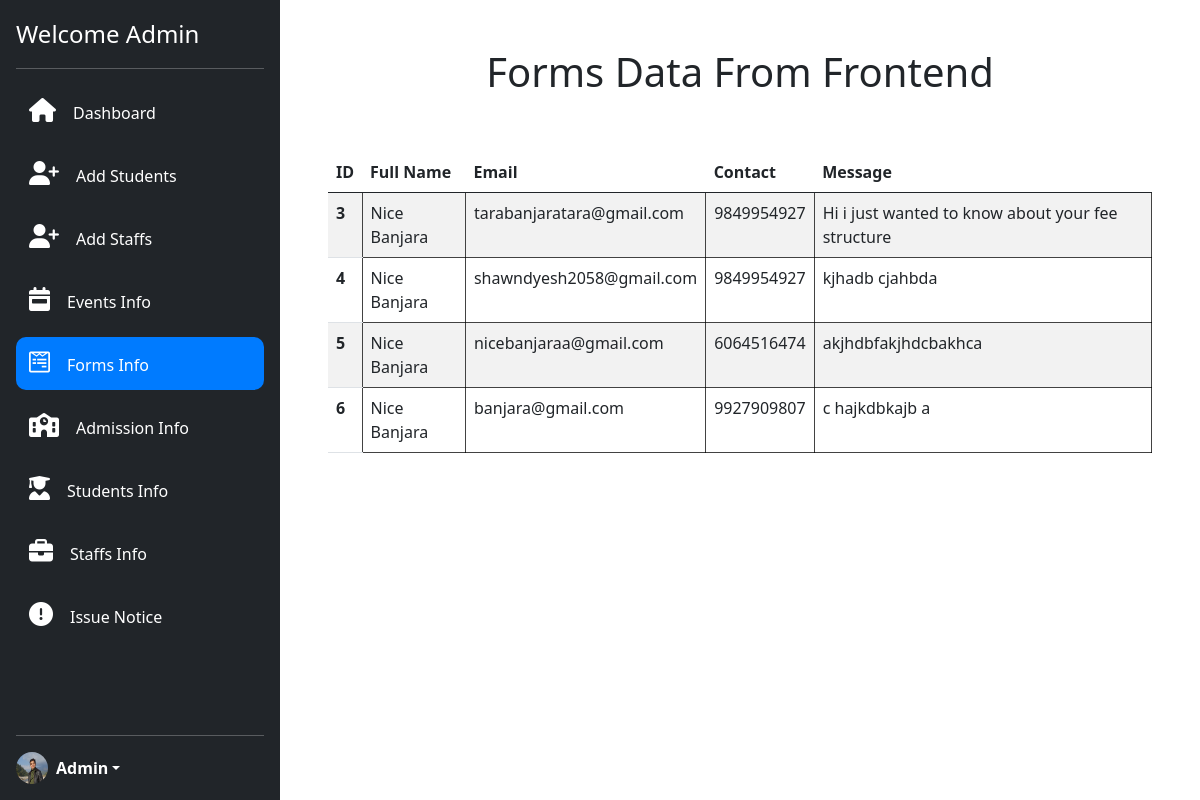
Page /forms-info/ (signed in) on the earlier database version.
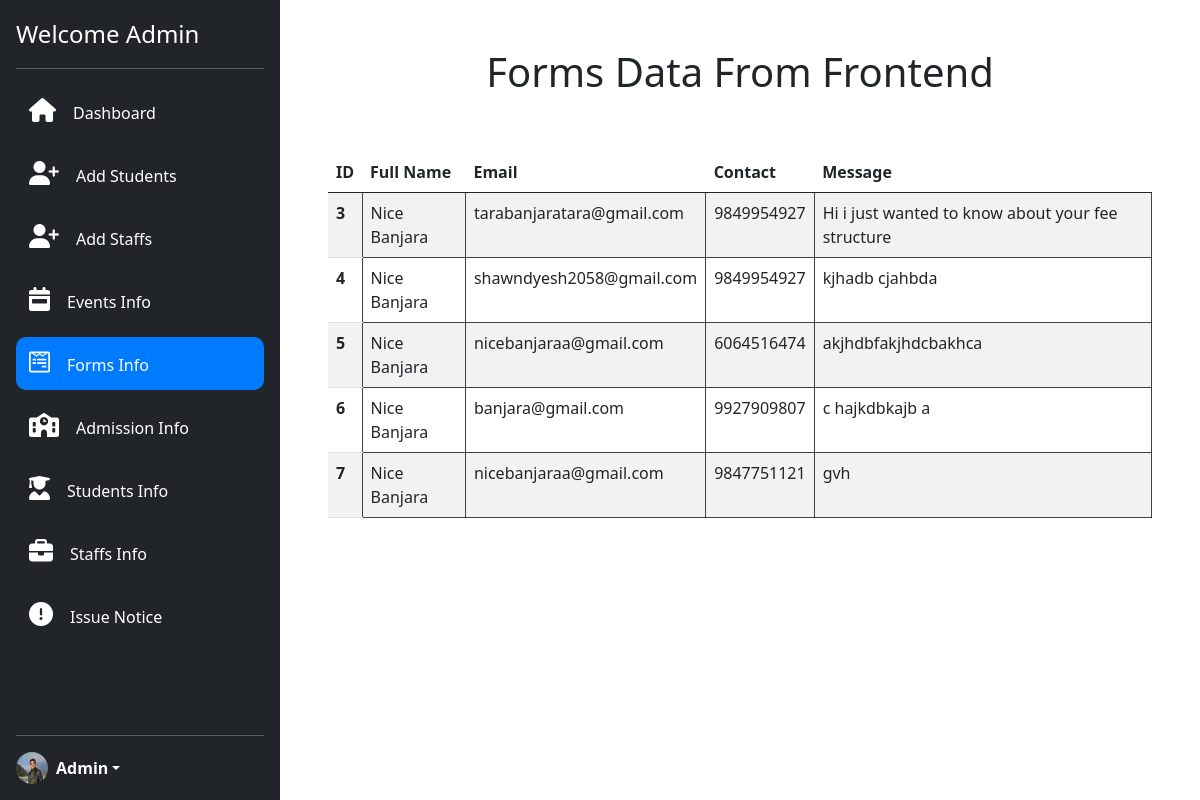
Same page on the later database version.
### edu_app/models.py (models this page shows, shortened)
class Contact(models.Model):
    name = models.CharField(max_length=50)
    email = models.EmailField(max_length=90)
    number = models.CharField(max_length=10)
    message = models.TextField(max_length=120)

### edu_app/views.py (the view)
# urls.py: path('forms-info/', views.forms_info, name='forms-info'),
@login_required
def forms_info(request):
    form = Contact.objects.all()
    return render(request, 'backend/admin/forms-info.html', {'form':form})

### templates/backend/admin/forms-info.html (shortened to what this page needs)
{% extends 'core/admin-core.html' %}
{% load static %}
{% block content %}
<div class="data">
  <h1 class="text-center pb-5 text-dark">Forms Data From Frontend</h1>
    {% if not form %}
        <h1 class="text-center">No data Found</h1>
    {% else %}
        <table class="table table-striped table-hover">
          <thead>
            <tr>
              <th scope="col">ID</th>
              <th scope="col">Full Name</th>
              <th scope="col">Email</th>
              <th scope="col">Contact</th>
              <th scope="col">Message</th>
            </tr>
          </thead>
          <tbody>
            {% for info in form %}
            <tr>
              <th scope="row">{{info.id}}</th>
              <td>{{info.name}}</td>
              <td>{{info.email}}</td>
              <td>{{info.number}}</td>
              <td>{{info.message}}</td>
            </tr>
            {% endfor %}
          </tbody>
        </table>
    {% endif %}
</div>
{% endblock content %}

Differences in the rows shown:
added Contact: id "7", name "Nice Banjara", email "nicebanjaraa@gmail.com", number "9847751121", message "gvh"
